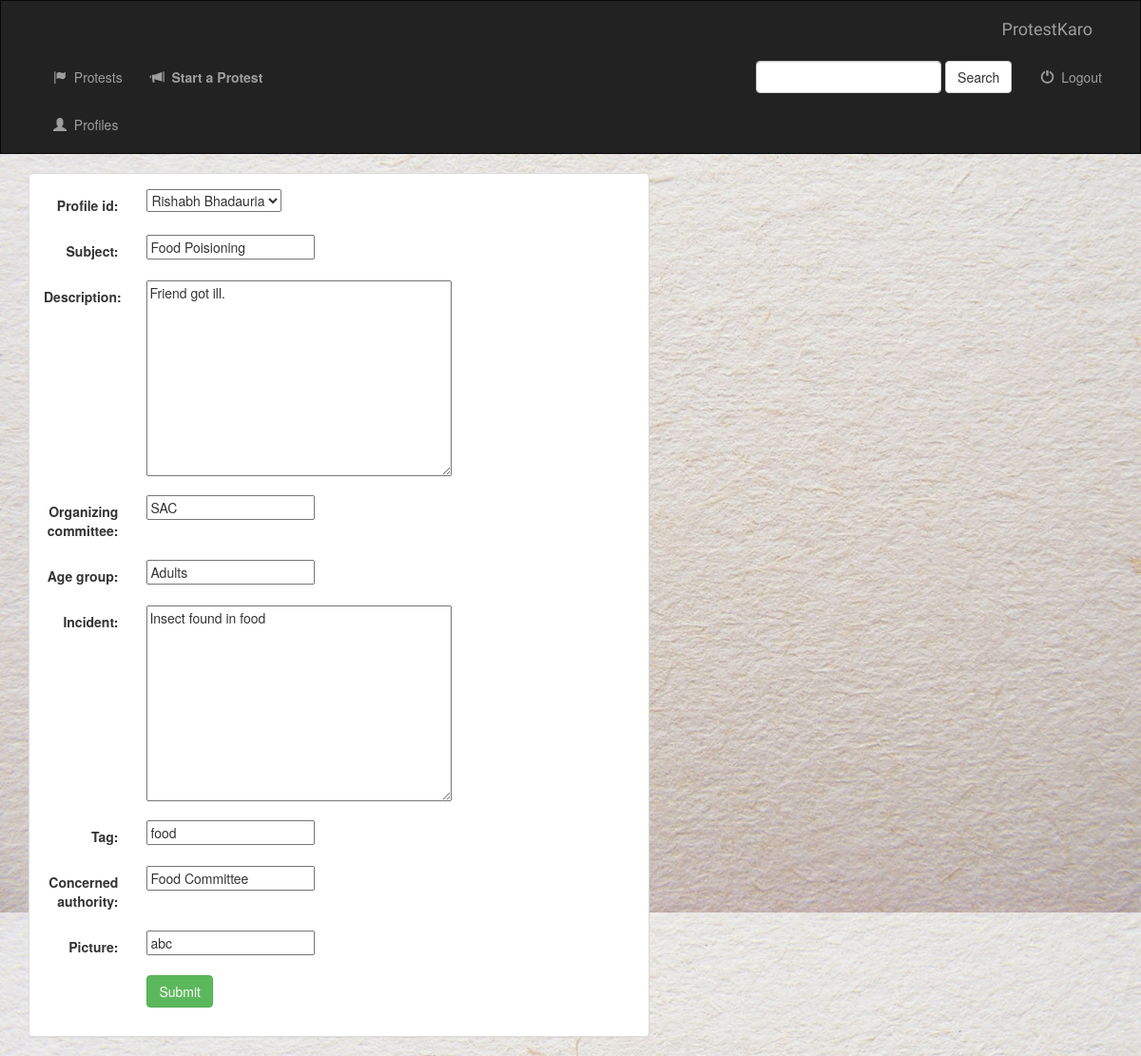
The page /post/update/2/ on the database its author committed.
### protest/models.py (models this page shows, shortened)
class Post(models.Model):
    profile_id = models.ForeignKey(Profile, on_delete=models.CASCADE)
    subject = models.CharField(max_length=100)
    description = models.TextField()
    support_count = models.IntegerField(default=0)
    against_count = models.IntegerField(default=0)
    neutral_count = models.IntegerField(default=0)
    organizing_committee = models.CharField(max_length=100)
    age_group = models.CharField(max_length=25)
    dateTime = models.DateTimeField(auto_now_add=True)
    incident = models.TextField()
    closed = models.BooleanField(default=1)
    picture = models.CharField(max_length=1000)
    tag = models.CharField(max_length=100)
    concerned_authority = models.CharField(max_length=100)

### protest/views.py (the view)
# urls.py: url(r'^post/update/(?P<pk>[0-9]+)/$', views.PostUpdate.as_view(), name='post-update'),
class PostUpdate(UpdateView):
    model = Post
    fields=['profile_id','subject', 'description', 'organizing_committee', 'age_group', 'incident', 'tag', 'concerned_authority','picture']

### protest/models.py (called while the page is built)
    def __str__(self):
        s = self.first_name+" "+self.last_name
        return s

### protest/templates/protest/post_form.html (shortened to what this page needs)
{% extends 'protest/base.html' %}
{% block body %}
    <div class="container-fluid">
        <div class="col-sm-12 col-md-7">
            <div class="panel panel-default">
                <div class="panel-body">
                    <form class="form-horizontal" action="" method="post" enctype="multipart/form-data">
                        {% include 'protest/form_template.html' %}
                        <div class="form-group">
                            <div class="col-sm-offset-2 col-sm-10">
                                <button type="submit" class ="btn btn-success">Submit</button>
                            </div>
                        </div>
{% endblock %}

### protest/templates/protest/form_template.html (shortened to what this page needs)
{% for field in form %}
    <div class="form-group">
        <div class="col-sm-offset-2 col-sm-10">
        </div>
        <label class="control-label col-sm-2">{{ field.label_tag }}</label>
        <div class="col-sm-10">{{ field }}</div>
    </div>
{% endfor %}
</html>

### protest/static/protest/style.css (style rules this page uses)
body { background: white url("images/background.jpg"); }

### rows shown on the page
Post: form "Rishabh Bhadauria" "Food Poisioning" "Friend got ill." "SAC" "Adults" "Insect found in food" "food" "Food Committee" "abc"

### other values the page prints
{{ field.label_tag }} "Profile id:" "Subject:" "Description:" "Organizing committee:" "Age group:" "Incident:" "Tag:" "Concerned authority:" "Picture:"
